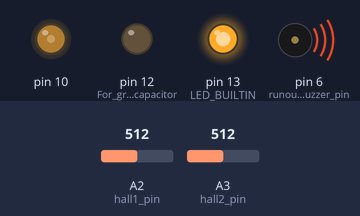
This sketch was run on a simulated Arduino Uno, built with avr-gcc and run on an emulated ATmega328P. Shown: output pins drawn as LEDs (lit = HIGH), buzzer (waves = sounding, pin HIGH). The inputs (shaded band) are chosen by the test bench; at power-on: A2 (hall1_pin) = 512, A3 (hall2_pin) = 512. EEPROM starts erased; what the sketch prints to the serial monitor is not drawn.

Above: at 1.3 s.
1.4 s: A2 (hall1_pin) set to 306
At 3.7 s:
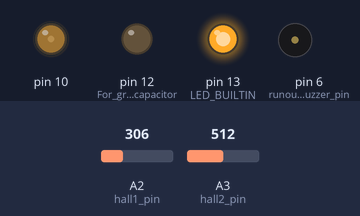
4.4 s: A3 (hall2_pin) set to 122
At 5.5 s:
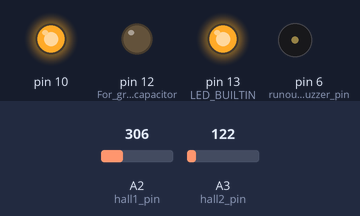
5.9 s: A3 (hall2_pin) set to 193
7.4 s: A3 (hall2_pin) set to 201
At 9.1 s:
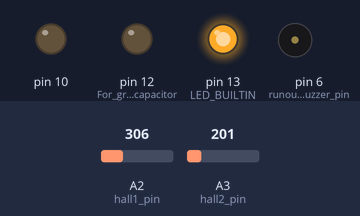
9.8 s: A3 (hall2_pin) set to 1023
At 10.2 s:
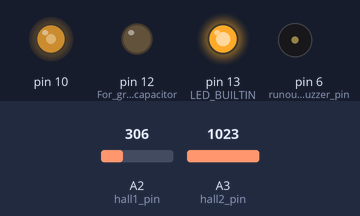
Timing chart, 0 to 12.3 s (numbered marks = the images above; inputs shaded):
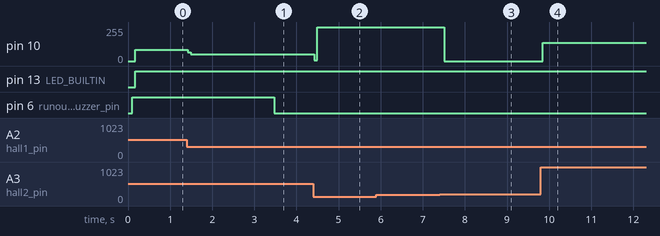

Measured:
- the behaviour switches between 200 and 201 on A3 (hall2_pin) (found by bisection; images 2 and 3)
- after the input at 1.4 s, pin 10: 85/255 → 66/255 at once, → 51/255 0.07 s later
- after the input at 4.4 s, pin 10: 51/255 → 5/255 at once, → 255/255 0.07 s later
- after the input at 5.9 s, every drawn part: stays the same
- after the input at 7.4 s, pin 10: 255/255 → 0/255 after 0.10 s
- after the input at 9.8 s, pin 10: 0/255 → 136/255 after 0.05 s

The sketch:

Filament_width_runout.ino
```cpp
#include <EEPROM.h>

byte lval, hval, l_val, h_val;
unsigned int v_min, v_max, cval;
int hall_value, pw;
boolean debugMessage;
String inputString;
float final_width;
#define hall1_pin 2
#define hall2_pin 3
#define runout_pin 7
#define runout_buzzer_pin 6

void setup() {
  // TCCR1A TCCR1B Timer Controll Register   pins 9 and 10 are controlled by TCCR1B
  TCCR1A = TCCR1A & 0xe0 | 3;     // set for pin 10   // | 3 = PWM, Phase Correct, 10-bit 0x03FF TOP BOTTOM
  TCCR1B = TCCR1B & 0xe0 | 0x09;  // 10 bit PWM 15625 Hz 0.005 V resolution

  Serial.begin(115200);
  ee_read();
  helpMessage();
  inputString = "";
  pinMode(12, OUTPUT); // For ground capacitor
  pinMode(10, OUTPUT);
  pinMode(11, INPUT); // using for DAC output. Software disconected from atmega
  pinMode(LED_BUILTIN, OUTPUT);
  pinMode(runout_pin, OUTPUT);
  digitalWrite(runout_pin, HIGH);
  pinMode(runout_buzzer_pin, OUTPUT);
  digitalWrite(runout_buzzer_pin, HIGH);

  digitalWrite(12, LOW); // For ground capacitor
}

void loop() {

  for (byte t = 0; t < 67; t++) { // ~2s cycle
    read_hall();
    calc_width();
    write_ext();
    serial_check();
    if ((final_width > hval) || (final_width < lval)) {
      pinMode(runout_pin, LOW);   digitalWrite(LED_BUILTIN, HIGH);
      if (t < 45) pinMode(runout_buzzer_pin, LOW); else pinMode(runout_buzzer_pin, HIGH);
    }
    else
    {
      pinMode(runout_buzzer_pin, HIGH);  // check limits
      pinMode(runout_pin, HIGH);
      digitalWrite(LED_BUILTIN, LOW);
    }
  }
  if (debugMessage)  debug_Message();


}
```

calc.ino
```cpp
void calc_width() {
  read_hall();
  int cal_value = (hall_value - (int) v_min);
  float diff_cal_rod = (float) (h_val - l_val) / 100; // Calibration Rod differenz (f.e. 2mm - 1.5mm)
  float zaehler =  cal_value * diff_cal_rod;
  int diff_call_hall = v_max - v_min; // Maximum Calibration Value - Minimum Calibration Value of the Hall Sensor
  final_width = (zaehler / diff_call_hall) + ((float) l_val / 100);
}
```

comm.ino
```cpp
void serial_check() {

  if (Serial.available()) {
    char inChar = (char)Serial.read();// add it to the inputString:

    if (inChar == '\n') {

      boolean  stringComplete1 = false;
      String inputString1;

      inputString.toLowerCase();

      //Calibration 2mm rod
      if (inputString.startsWith(F("cal2"))) {
        v_max = cval;
        ee_write();
        inputString = F("?");
      }

      // Calibration 1.5 mm rod
      if (inputString.startsWith(F("cal1"))) {
        v_min = cval;
        ee_write();
        inputString = F("?");
      }

      // Input measurement of calibration rod
      if (inputString.startsWith(F("a"))) {
        inputString1 = inputString.substring(1);
        l_val = inputString1.toInt();
        ee_write();
        inputString = F("?");
      }
      if (inputString.startsWith(F("b"))) {
        inputString1 = inputString.substring(1);
        h_val = inputString1.toInt();
        ee_write();
        inputString = F("?");
      }

      // Borders for Runout Sensor
      if (inputString.startsWith(F("l"))) {
        inputString1 = inputString.substring(1);
        lval = inputString1.toInt();
        ee_write();
        inputString = F("?");
      }
      if (inputString.startsWith(F("h"))) {
        inputString1 = inputString.substring(1);
        hval = inputString1.toInt();
        ee_write();
        inputString = F("?");
      }

      // Debug, show measured value
      if (inputString.startsWith(F("e"))) {
        debugMessage = true;
        stringComplete1 = true;
      }
      if (inputString.startsWith(F("d"))) {
        debugMessage = false;
        stringComplete1 = true;
      }

      if (! stringComplete1) {
        helpMessage();
      }
      inputString = "";
    } else {
      if ((inChar != '\r') && (inChar != ' ')) inputString += inChar;
    }

  }
}


void helpMessage()
{

  Serial.println();
  if (inputString != F("?")) {
    Serial.println(F("Ukrainian Hall based filament width  and runout sensor by Deniss"));
    Serial.println(F("Version : Sep 10 2018  see http://3dua.info/ for more information"));
    Serial.println(F("==============================     Commands     ================================"));

    Serial.println(F("[axxx] set low value for calibration a150 for 1.5 mm"));
    Serial.println(F("[bxxx] set high value for calibration b200 for 2.00 mm (250 max)"));

    Serial.println(F("[cal1] 1 step calibration with 1.5 mm rod (default low 1.5 mm value)"));
    Serial.println(F("[cal2] 2 step calibration with 2.0 mm rod (default high 2.0 mm value)"));

    Serial.println(F("[lxxx] set low value for runout l150 for 1.5 mm"));
    Serial.println(F("[hxxx] set high value for runout h200 for 2.00 mm h215 for 2.15mm (250 max)"));

    Serial.println(F("[e] enable debug messages / [d] disable debug messages"));
    Serial.println(F("[??] Show calibration raw values."));

    Serial.println(F("==============================  Setting Values  ================================"));
  }
  Serial.print(F("Low calibrationt value "));
  Serial.print((float)l_val / 100);
  Serial.println(" mm");

  Serial.print(F("High calibration value "));
  Serial.print((float)h_val / 100);
  Serial.println(" mm");

  Serial.print(F("Low runout value "));
  Serial.print((float)lval / 100);
  Serial.println(" mm");

  Serial.print(F("High runout value "));
  Serial.print((float)hval / 100);
  Serial.println(" mm");

  if (inputString == F("??")) {
    Serial.print(F("Low calibration point raw value "));
    Serial.print(v_min);  Serial.print(F(" High calibration point raw value "));
    Serial.println(v_max);
  }

}
void debug_Message() {
  calc_width();
  Serial.print(F("Current raw "));
  Serial.println(hall_value);
  Serial.print(F("Current width "));
  Serial.println(final_width);
  Serial.println("==============================");
}
```

eep.ino
```cpp
void ee_read() {

  byte cs = EEPROM.read(0);
  lval = EEPROM.read(1); //Minimum diameter runout
  hval = EEPROM.read(2); // Maximum diameter runout
  l_val = EEPROM.read(3); //Minimum diameter calibration rod
  h_val = EEPROM.read(4); //Maximum diameter calibration rod
  v_min = EEPROM.read(5); //Hall Sensor raw value minimum (Calibration)
  v_min += EEPROM.read(6) * 256;

  v_max = EEPROM.read(7); //Hall Sensor raw value maximum (Calibration)
  v_max += EEPROM.read(8) * 256;


  cs -= lval + hval + l_val + h_val + (v_min & 255) + (v_max & 255);

  if ((cs != 11) || (EEPROM.read(9) != 22)) { // set default value
    lval = 150;
    hval = 200;
    l_val = 150;
    h_val = 200;
    v_min = 5100;
    v_max = 5950;

    Serial.print(F("Default settings loaded "));
    ee_write();
  }
}

void ee_write() {
  byte cs = 11 + lval + hval + l_val + h_val + (v_min & 255) + (v_max & 255);
  Serial.println(F("Settings stored"));
  EEPROM.write(0, cs);
  EEPROM.write(1, lval);
  EEPROM.write(2, hval);
  EEPROM.write(3, l_val);
  EEPROM.write(4, h_val);
  EEPROM.write(5, v_min & 255);
  EEPROM.write(6, (v_min & 0xff00) >> 8);
  EEPROM.write(7, v_max & 255);
  EEPROM.write(8, (v_max & 0xff00) >> 8);
  EEPROM.write(9, 22);
}
```

hall.ino
```cpp
void read_hall() { // Read Hall Sensors and produce an avereage value
  unsigned int a = 0; //If no filament is inserted, the measured values do not fit into an INT
  for (byte t = 0; t < 30; t++) { // ~1s cycle //Average
    a += analogRead(hall1_pin) + analogRead(hall2_pin); //Read Hall Sensors; Value of Sensor 1 + Value of Sensor 2; accumulated 30 times (loop)
    delay(1);
  }
  a = a / 6;
  hall_value = a;
}

void write_ext() {
  int width = final_width * 100;
  pw = (float) 1024 / 450 * width; // Resolution (10Bit) / 4.5V Volts * Measured value
  //Maximum 4.5V, prevent 255 as Value; 255 is the same as 1023 = 4.5V
  //ADC on BTT is maximum 3.3V  -> limit the Voltage
  //Range from 0-4.5 V with a 1024 steps = 0,0044V per step
  if (pw > 568) {
    pw = 568;
  }

  if (pw == 255) {
    pw = 256;
  }

  analogWrite(10, pw);
}
```
